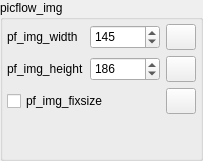
                <widget class="QGroupBox" name="gBox_picflow_img">
                 <property name="title">
                  <string>picflow_img</string>
                 </property>
                 <layout class="QGridLayout" name="gridLayout_2" rowstretch="0,0,1,0" columnstretch="1,0,0">
                  <property name="leftMargin">
                   <number>4</number>
                  </property>
                  <property name="topMargin">
                   <number>4</number>
                  </property>
                  <property name="rightMargin">
                   <number>4</number>
                  </property>
                  <property name="bottomMargin">
                   <number>4</number>
                  </property>
                  <item row="0" column="1">
                   <widget class="QSpinBox" name="pf_img_width">
                    <property name="minimumSize">
                     <size>
                      <width>70</width>
                      <height>24</height>
                     </size>
                    </property>
                    <property name="maximum">
                     <number>512</number>
                    </property>
                    <property name="value">
                     <number>145</number>
                    </property>
                   </widget>
                  </item>
                  <item row="1" column="0">
                   <widget class="QLabel" name="lb_cfg_4">
                    <property name="text">
                     <string>pf_img_height</string>
                    </property>
                   </widget>
                  </item>
                  <item row="0" column="0">
                   <widget class="QLabel" name="lb_cfg_3">
                    <property name="text">
                     <string>pf_img_width</string>
                    </property>
                   </widget>
                  </item>
                  <item row="2" column="0" colspan="2">
                   <widget class="QCheckBox" name="pf_img_fixsize">
                    <property name="text">
                     <string>pf_img_fixsize</string>
                    </property>
                   </widget>
                  </item>
                  <item row="1" column="1">
                   <widget class="QSpinBox" name="pf_img_height">
                    <property name="minimumSize">
                     <size>
                      <width>70</width>
                      <height>24</height>
                     </size>
                    </property>
                    <property name="maximum">
                     <number>512</number>
                    </property>
                    <property name="value">
                     <number>186</number>
                    </property>
                   </widget>
                  </item>
                  <item row="2" column="2">
                   <widget class="QPushButton" name="btn_pf_img_fixsize_def">
                    <property name="minimumSize">
                     <size>
                      <width>30</width>
                      <height>26</height>
                     </size>
                    </property>
                    <property name="maximumSize">
                     <size>
                      <width>30</width>
                      <height>26</height>
                     </size>
                    </property>
                    <property name="icon">
                     <iconset resource="../res/gr-lida.qrc">
                      <normaloff>:/img16/reset.png</normaloff>:/img16/reset.png</iconset>
                    </property>
                   </widget>
                  </item>
                  <item row="3" column="0">
                   <spacer name="verticalSpacer">
                    <property name="orientation">
                     <enum>Qt::Vertical</enum>
                    </property>
                    <property name="sizeHint" stdset="0">
                     <size>
                      <width>20</width>
                      <height>40</height>
                     </size>
                    </property>
                   </spacer>
                  </item>
                  <item row="1" column="2">
                   <widget class="QPushButton" name="btn_pf_img_height_def">
                    <property name="minimumSize">
                     <size>
                      <width>30</width>
                      <height>26</height>
                     </size>
                    </property>
                    <property name="maximumSize">
                     <size>
                      <width>30</width>
                      <height>26</height>
                     </size>
                    </property>
                    <property name="icon">
                     <iconset resource="../res/gr-lida.qrc">
                      <normaloff>:/img16/reset.png</normaloff>:/img16/reset.png</iconset>
                    </property>
                   </widget>
                  </item>
                  <item row="0" column="2">
                   <widget class="QPushButton" name="btn_pf_img_width_def">
                    <property name="minimumSize">
                     <size>
                      <width>30</width>
                      <height>26</height>
                     </size>
                    </property>
                    <property name="maximumSize">
                     <size>
                      <width>30</width>
                      <height>26</height>
                     </size>
                    </property>
                    <property name="icon">
                     <iconset resource="../res/gr-lida.qrc">
                      <normaloff>:/img16/reset.png</normaloff>:/img16/reset.png</iconset>
                    </property>
                   </widget>
                  </item>
                 </layout>
                </widget>
